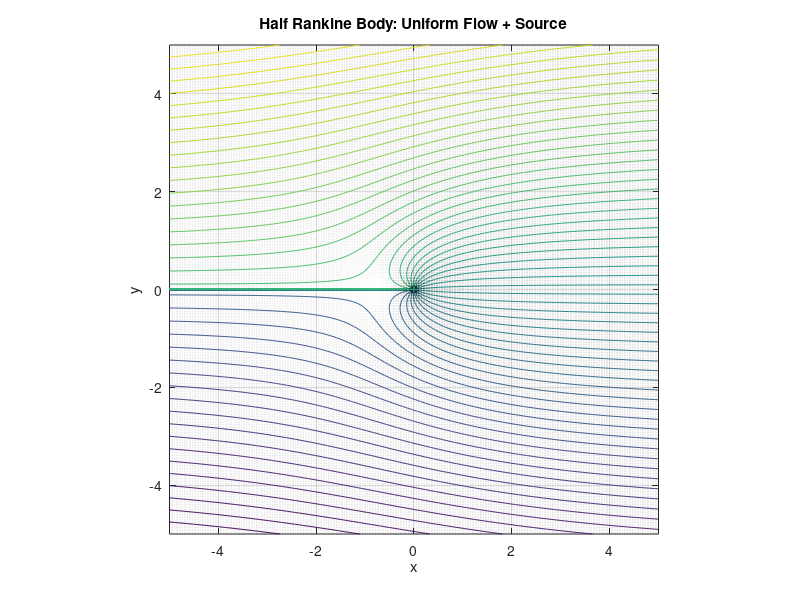

Recreate this plot in MATLAB.
clc; clear; close all;

% -------- Parameters --------
U = 1;              % Uniform flow velocity
m = 5;              % Source strength

% -------- Grid --------
x = linspace(-5, 5, 300);
y = linspace(-5, 5, 300);
[X, Y] = meshgrid(x, y);

% -------- Avoid singularity at origin --------
R2 = X.^2 + Y.^2;
R2(R2 == 0) = 1e-6;

% -------- Velocity components --------
u = U + (m/(2*pi)) .* (X ./ R2);
v =      (m/(2*pi)) .* (Y ./ R2);

% -------- Stream function (for body shape) --------
psi = U.*Y + (m/(2*pi))*atan2(Y, X);

% -------- Plot streamlines --------
figure;
contour(X, Y, psi, 60);
hold on;
quiver(X, Y, u, v, 'k');
axis equal;
xlabel('x'); ylabel('y');
title('Half Rankine Body: Uniform Flow + Source');
grid on;
               
